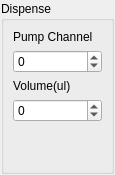
<?xml version="1.0" encoding="UTF-8"?>
<ui version="4.0">
 <class>DispenseWidget</class>
 <widget class="QWidget" name="DispenseWidget">
  <property name="geometry">
   <rect>
    <x>0</x>
    <y>0</y>
    <width>115</width>
    <height>163</height>
   </rect>
  </property>
  <property name="sizePolicy">
   <sizepolicy hsizetype="Minimum" vsizetype="Minimum">
    <horstretch>0</horstretch>
    <verstretch>0</verstretch>
   </sizepolicy>
  </property>
  <property name="windowTitle">
   <string>Form</string>
  </property>
  <layout class="QGridLayout" name="gridLayout">
   <property name="leftMargin">
    <number>1</number>
   </property>
   <property name="topMargin">
    <number>1</number>
   </property>
   <property name="rightMargin">
    <number>1</number>
   </property>
   <property name="bottomMargin">
    <number>1</number>
   </property>
   <property name="spacing">
    <number>1</number>
   </property>
   <item row="0" column="0">
    <widget class="QGroupBox" name="groupBox">
     <property name="sizePolicy">
      <sizepolicy hsizetype="Minimum" vsizetype="Minimum">
       <horstretch>0</horstretch>
       <verstretch>0</verstretch>
      </sizepolicy>
     </property>
     <property name="title">
      <string>Dispense</string>
     </property>
     <layout class="QVBoxLayout" name="verticalLayout_4">
      <item>
       <layout class="QVBoxLayout" name="verticalLayout">
        <item>
         <widget class="QLabel" name="label">
          <property name="text">
           <string>Pump Channel</string>
          </property>
         </widget>
        </item>
        <item>
         <widget class="QSpinBox" name="spinPumpChannel">
          <property name="buttonSymbols">
           <enum>QAbstractSpinBox::UpDownArrows</enum>
          </property>
          <property name="accelerated">
           <bool>true</bool>
          </property>
          <property name="minimum">
           <number>-2147483647</number>
          </property>
          <property name="maximum">
           <number>2147483647</number>
          </property>
         </widget>
        </item>
       </layout>
      </item>
      <item>
       <layout class="QVBoxLayout" name="verticalLayout_2">
        <item>
         <widget class="QLabel" name="label_2">
          <property name="text">
           <string>Volume(ul)</string>
          </property>
         </widget>
        </item>
        <item>
         <widget class="QSpinBox" name="spinVolume">
          <property name="buttonSymbols">
           <enum>QAbstractSpinBox::UpDownArrows</enum>
          </property>
          <property name="accelerated">
           <bool>true</bool>
          </property>
          <property name="minimum">
           <number>-2147483647</number>
          </property>
          <property name="maximum">
           <number>2147483647</number>
          </property>
         </widget>
        </item>
       </layout>
      </item>
      <item>
       <spacer name="verticalSpacer">
        <property name="orientation">
         <enum>Qt::Vertical</enum>
        </property>
        <property name="sizeHint" stdset="0">
         <size>
          <width>20</width>
          <height>40</height>
         </size>
        </property>
       </spacer>
      </item>
     </layout>
    </widget>
   </item>
  </layout>
 </widget>
 <resources/>
 <connections/>
</ui>
